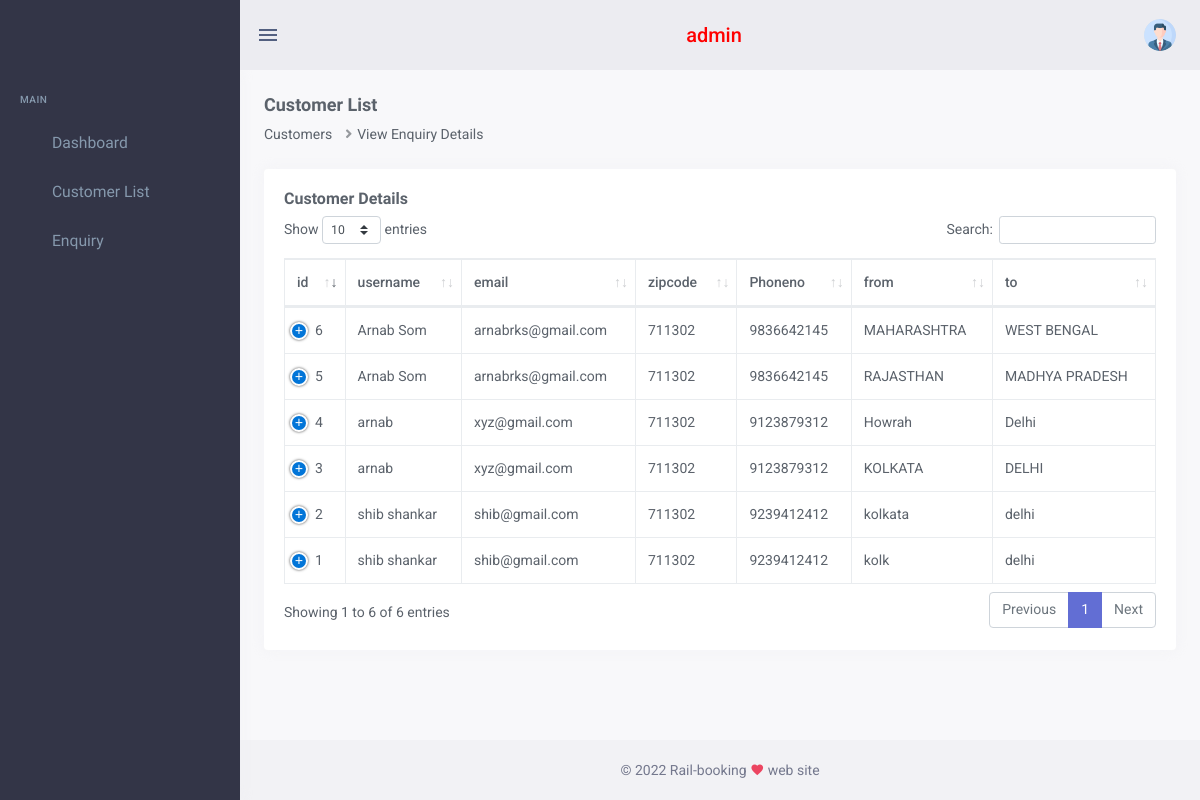
The page /admin/enquiry.php (signed in) on the database its author committed.
### tables this page shows
CREATE TABLE IF NOT EXISTS `enquiry` (
  `id1` int(11) NOT NULL AUTO_INCREMENT,
  `from1` varchar(255) NOT NULL,
  `to1` varchar(255) NOT NULL,
  `date1` date NOT NULL,
  `coachselection` text NOT NULL,
  `Pref_time` varchar(200) NOT NULL,
  `userid` int(11) NOT NULL,
  PRIMARY KEY (`id1`)
);

CREATE TABLE IF NOT EXISTS `tbl_user` (
  `id` int(11) NOT NULL AUTO_INCREMENT,
  `username` varchar(50) NOT NULL,
  `email` varchar(100) NOT NULL,
  `password` varchar(100) NOT NULL,
  `confirm_password` varchar(100) NOT NULL,
  `Zip_code` varchar(200) NOT NULL,
  `phoneno` varchar(200) NOT NULL,
  PRIMARY KEY (`id`)
);

### admin/enquiry.php (the view, shortened to what this page needs)
<?php
include('includes/dbconnection.php');
if (strlen($_SESSION['comsmsaid']==0)) {
  header('location:logout.php');
  } else{
?>
<!doctype html>
<html lang="en">
    <head>
       <?php include_once('includes/css.php'); ?>
    </head>
    <body data-sidebar="dark">
        <div id="layout-wrapper">
            <?php include_once('includes/header.php');?>
           <?php include_once('includes/sidebar.php');?>
            <div class="main-content">
                <div class="page-content">
                    <div class="container-fluid">
                        <div class="row align-items-center">
                            <div class="col-sm-6">
                                <div class="page-title-box">
                                    <h4 class="font-size-18">Customer List</h4>
                                    <ol class="breadcrumb mb-0">
                                        <li class="breadcrumb-item">Customers</li>
                                        <li class="breadcrumb-item">View Enquiry Details</li>
                                    </ol>
                                </div>
                            </div>
                        </div>
                        <div class="row">
                            <div class="col-12">
                                <div class="card">
                                    <div class="card-body">
                                        <h4 class="card-title">Customer Details</h4>
                                        <table id="datatable" data-order='[[ 0, "desc" ]]' class="table table-bordered dt-responsive nowrap" style="border-collapse: collapse; border-spacing: 0; width: 100%;">
                                            <thead>
                                            <tr>
                                                <th>id</th>
                                                <th>username</th>
                                                <th>email</th>
                                                <th>zipcode</th>
                                                <th>Phoneno</th>
                                               <th>from</th>
                                               <th>to</th>
                                            </tr>
                                            </thead>
                                            <tbody>
                                                 <?php
$ret=mysqli_query($con,"select * from tbl_user t, enquiry e where t.id=e.userid");
$cnt=1;
while ($row=mysqli_fetch_array($ret)) {
?>
                                            <tr>
                                                <td><?php echo $cnt;?></td>
                                                <td><?php  echo $row['username'];?></td>
                                                <td><?php  echo $row['email'];?></td>
                                                <td><?php  echo $row['Zip_code'];?></td>
                                                <td><?php  echo $row['phoneno'];?></td>
                                                 <td><?php  echo $row['from1'];?></td>
                                                 <td><?php  echo $row['to1'];?></td>
                                            </tr>
                                        <?php
$cnt=$cnt+1;
}?>
                                            </tbody>
                                        </table>
                                    </div>
                                </div>
                            </div>
                        </div>
                    </div>
                </div>
<?php include_once('includes/footer.php');?>
            </div>
        </div>
    </body>
</html>
<?php  } ?>

### rows shown on the page
enquiry: userid.username "shib shankar", userid.email "shib@gmail.com", userid.Zip_code "711302", userid.phoneno "9239412412", from1 "kolk", to1 "delhi"
enquiry: userid.username "shib shankar", userid.email "shib@gmail.com", userid.Zip_code "711302", userid.phoneno "9239412412", from1 "kolkata", to1 "delhi"
enquiry: userid.username "arnab", userid.email "xyz@gmail.com", userid.Zip_code "711302", userid.phoneno "9123879312", from1 "KOLKATA", to1 "DELHI"
enquiry: userid.username "arnab", userid.email "xyz@gmail.com", userid.Zip_code "711302", userid.phoneno "9123879312", from1 "Howrah", to1 "Delhi"
enquiry: userid.username "Arnab Som", userid.email "arnabrks@gmail.com", userid.Zip_code "711302", userid.phoneno "9836642145", from1 "RAJASTHAN", to1 "MADHYA PRADESH"
enquiry: userid.username "Arnab Som", userid.email "arnabrks@gmail.com", userid.Zip_code "711302", userid.phoneno "9836642145", from1 "MAHARASHTRA", to1 "WEST BENGAL"
